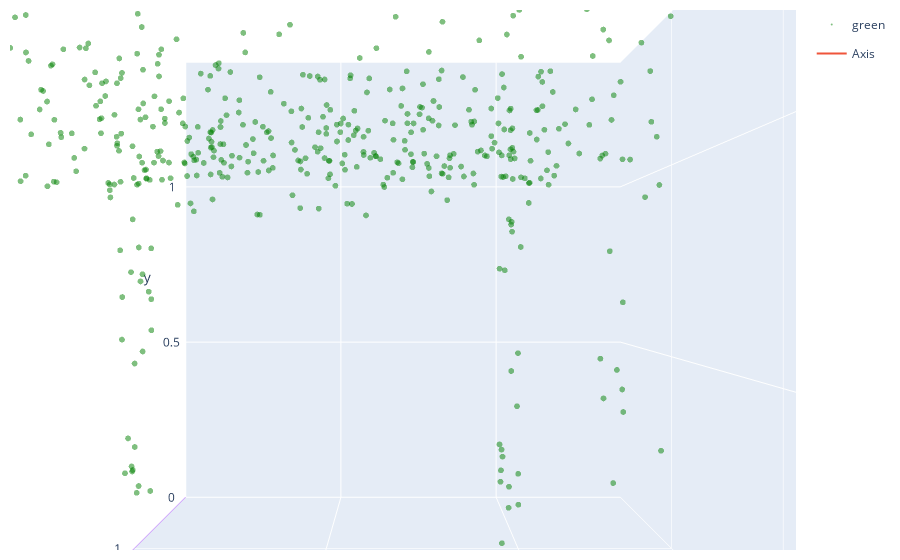
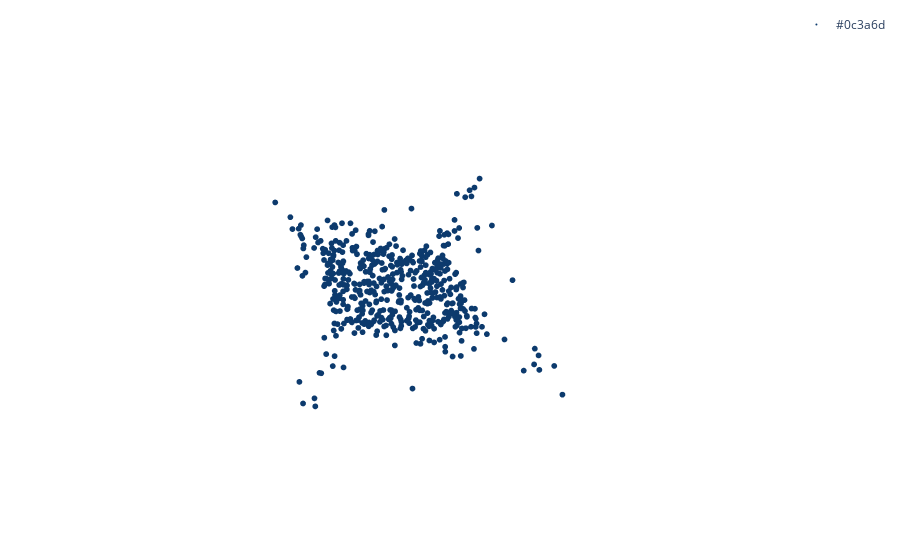

These figures' notebook cell, in order:
### Code cell
run_id = "MPE-4662"

# run = neptune.init(
#     project='rahatzamancse/MPSE-on-LMNET-dataset',
#     api_token='eyJhcGlfYWRkcmVzcyI6Imh0dHBzOi8vYXBwLm5lcHR1bmUuYWkiLCJhcGlfdXJsIjoiaHR0cHM6Ly9hcHAubmVwdHVuZS5haSIsImFwaV9rZXkiOiI3NDk5MWVkNS0wMDg4LTRmNTktYWQyZC0zNzUyNTg0MTY1MGYifQ==',
#     run=run_id, mode="read-only"
# )
run = neptune.init(
    project='rahatzamancse/3DMPE-angle-noise', 
    api_token='eyJhcGlfYWRkcmVzcyI6Imh0dHBzOi8vYXBwLm5lcHR1bmUuYWkiLCJhcGlfdXJsIjoiaHR0cHM6Ly9hcHAubmVwdHVuZS5haSIsImFwaV9rZXkiOiI3NDk5MWVkNS0wMDg4LTRmNTktYWQyZC0zNzUyNTg0MTY1MGYifQ==',
    with_id=run_id, mode="read-only"
)

print("Ground Truth")
run["GT/X"].download('/tmp/')
points = np.load('/tmp/X.npy')
print(points.min(), points.max())
fig = plot_3D([points])
# fig.write_html("GT.html")
fig.show()

print("Embedding")
run["Results/Embedding_X"].download('/tmp/')
embedding = np.load('/tmp/Embedding_X.npy')
# fig = plot_3D([embedding], colors=['red'])
embedding = np.dot(embedding, getRotationMatrix(0, 'x'))
embedding = np.dot(embedding, getRotationMatrix(180, 'y'))
embedding = np.dot(embedding, getRotationMatrix(0, 'z'))
# embedding = np.dot(embedding, getRotationMatrix(180, 'y'))
fig = plot_3D_paper([embedding], point_size=2, colors=['#0c3a6d'])
# fig.write_html("Embedding.html")
fig.show()



# all_trans_mats = []
# for metric in ['4PointSample', 'Global-RMSE-opt']:
#     path = "Results/Alignment/" + metric + '/transformation_mat'
#     run[path].download(f'/tmp/')
#     trans_mats = np.load('/tmp/transformation_mat.npy')
#     all_trans_mats.append(trans_mats)

# # 4Point
# print("4PointSample :", run['Results/Alignment/4PointSample/error'].fetch())
# aligned_embedding = apply_transformation(embedding, all_trans_mats[0])
# fig = plot_3D([points, aligned_embedding])
# fig.write_html("4pointaligned.html")
# fig.show()

# # Global
# print("Global-RMSE-opt :", run['Results/Alignment/Global-RMSE-opt/error'].fetch())
# aligned_embedding = apply_transformation(embedding, all_trans_mats[1])
# fig = plot_3D([points, aligned_embedding])
# fig.write_html("rmsealigned.html")
# fig.show()

# print("Projections")
# run["GT/Projections"].download('/tmp/')
# projections = np.load('/tmp/Projections.npy')
# print(projections.min(), projections.max())

run.stop()

### Figure 1 — Plotly figure (JSON) as saved in the notebook; plotly's stock layout.template omitted (floating-point values rounded to 4 significant figures; data arrays with more than 128 entries replaced by an {"elided": "..."} marker saying what was removed)
{"data": [{"legendgroup": "green", "marker": {"color": "green", "opacity": 0.5, "size": 2, "symbol": "circle"}, "mode": "markers", "name": "green", "showlegend": true, "type": "scatter3d", "x": {"elided": "512 float values"}, "y": {"elided": "512 float values"}, "z": {"elided": "512 float values"}}, {"legendgroup": "axis", "mode": "lines", "name": "Axis", "showlegend": true, "type": "scatter3d", "x": [0, 1.4], "y": [0, 0], "z": [0, 0]}, {"legendgroup": "axis", "mode": "lines", "name": "Axis", "showlegend": false, "type": "scatter3d", "x": [0, 0], "y": [0, 1.4], "z": [0, 0]}, {"legendgroup": "axis", "mode": "lines", "name": "Axis", "showlegend": false, "type": "scatter3d", "x": [0, 0], "y": [0, 0], "z": [1.4, 0]}], "layout": {"autosize": true, "margin": {"b": 10, "l": 10, "r": 10, "t": 10}, "scene": {"aspectmode": "cube", "camera": {"center": {"x": 0, "y": 0, "z": 0}, "eye": {"x": 0, "y": 0, "z": 1}, "projection": {"type": "perspective"}, "up": {"x": 0, "y": 1, "z": 0}}, "xaxis": {"nticks": 4, "range": [0, 1.4]}, "yaxis": {"nticks": 4, "range": [0, 1.4]}, "zaxis": {"nticks": 4, "range": [1.4, 0]}}}}

### Figure 2 — Plotly figure (JSON) as saved in the notebook; plotly's stock layout.template omitted (floating-point values rounded to 4 significant figures; data arrays with more than 128 entries replaced by an {"elided": "..."} marker saying what was removed)
{"data": [{"legendgroup": "#0c3a6d", "marker": {"color": "#0c3a6d", "colorscale": [[0, "#ff0000"], [0.1111, "#ffa700"], [0.2222, "#afff00"], [0.3333, "#08ff00"], [0.4444, "#00ff9f"], [0.5556, "#00b7ff"], [0.6667, "#0010ff"], [0.7778, "#9700ff"], [0.8889, "#ff00bf"], [1, "#ff0000"]], "opacity": 1, "size": 2, "symbol": "circle"}, "mode": "markers", "name": "#0c3a6d", "showlegend": true, "type": "scatter3d", "x": {"elided": "512 float values"}, "y": {"elided": "512 float values"}, "z": {"elided": "512 float values"}}], "layout": {"margin": {"b": 10, "l": 10, "r": 10, "t": 10}, "scene": {"xaxis": {"visible": false}, "yaxis": {"visible": false}, "zaxis": {"visible": false}}}}
